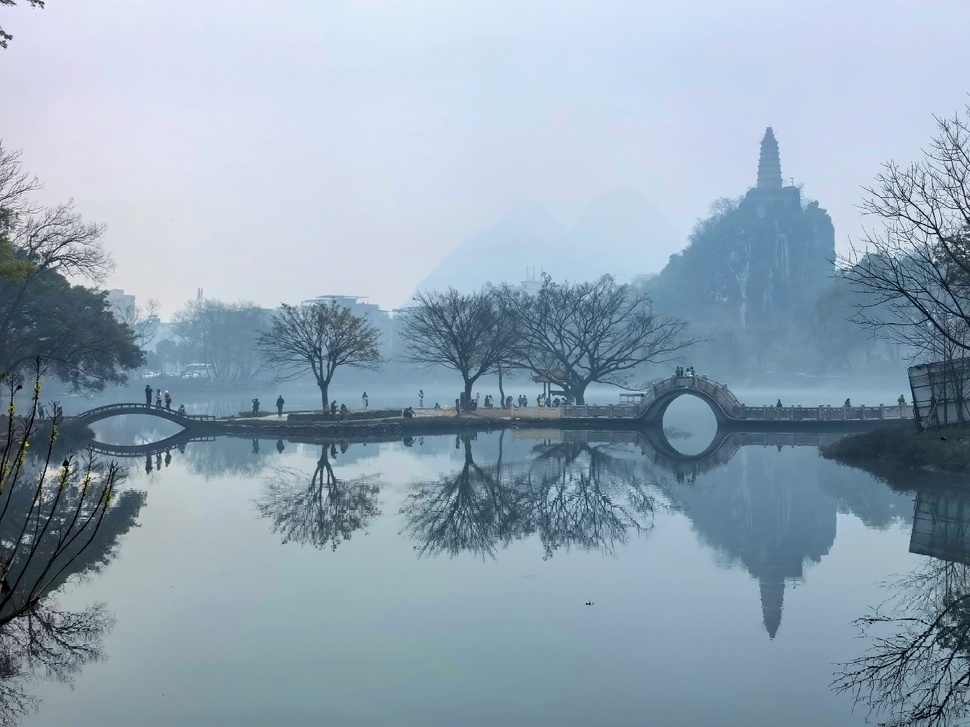
//> input picture assets/桂林.jpg, 970 x 727 px, shrunk from 1440 x 1080 before the run
$ ./judge_image_blurriness   (built with g++ and OpenCV 4)
//> lines starting //> are read from the running program, lines starting //| are printed output that depends on the picture
/*
judge whether image is blurry and how blurry it is

| Method                    | Advantages          | Limitations                          |
| ------------------------- | ------------------- | ------------------------------------ |
| Variance of Laplacian     | Simple, effective   | Sensitive to noise, threshold tuning |
| Tenengrad                 | Sensitive to edges  | May misjudge low-texture images      |
| Frequency Domain Analysis | Theoretical clarity | Computationally heavy                |
| Deep Learning-based       | Adaptable, precise  | Requires dataset & training          |
*/


#include <opencv2/opencv.hpp>
#include <iostream>

// Compute high-frequency energy ratio
double computeBlurFFT(const cv::Mat &gray, double radiusRatio = 0.1)
{
  // radiusRatio = 0.1 means we exclude the innermost 10% (i.e., the low frequencies) when summing "high frequency" energy.
  // Convert to float
  cv::Mat floatImg;
  gray.convertTo(floatImg, CV_32F);

  // Expand to complex matrix
  cv::Mat planes[] = {floatImg, cv::Mat::zeros(gray.size(), CV_32F)};
  cv::Mat complexImg;
  cv::merge(planes, 2, complexImg);

  // Perform DFT
  cv::dft(complexImg, complexImg);

  // Compute magnitude
  cv::split(complexImg, planes);
  cv::magnitude(planes[0], planes[1], planes[0]);
  cv::Mat mag = planes[0];

  // Shift zero-frequency to center
  int cx = mag.cols / 2;
  int cy = mag.rows / 2;
  cv::Mat q0(mag, cv::Rect(0, 0, cx, cy));
  cv::Mat q1(mag, cv::Rect(cx, 0, cx, cy));
  cv::Mat q2(mag, cv::Rect(0, cy, cx, cy));
  cv::Mat q3(mag, cv::Rect(cx, cy, cx, cy));
  cv::Mat tmp;
  q0.copyTo(tmp);
  q3.copyTo(q0);
  tmp.copyTo(q3);
  q1.copyTo(tmp);
  q2.copyTo(q1);
  tmp.copyTo(q2);

  // Compute high-frequency energy ratio
  double totalEnergy = 0.0, highFreqEnergy = 0.0;
  int rows = mag.rows, cols = mag.cols;
  double r_max = radiusRatio * std::sqrt(rows * rows + cols * cols) / 2.0;

  for (int y = 0; y < rows; ++y)
  {
    float *row = mag.ptr<float>(y);
    for (int x = 0; x < cols; ++x)
    {
      double dx   = x - cols / 2;
      double dy   = y - rows / 2;
      double dist = std::sqrt(dx * dx + dy * dy);
      double val  = row[x];
      totalEnergy += val;
      if (dist > r_max)
      {
        highFreqEnergy += val;
      }
    }
  }

  return highFreqEnergy / totalEnergy;
}

int main()
{
  cv::Mat img = cv::imread("../../assets/桂林.jpg", cv::IMREAD_GRAYSCALE);
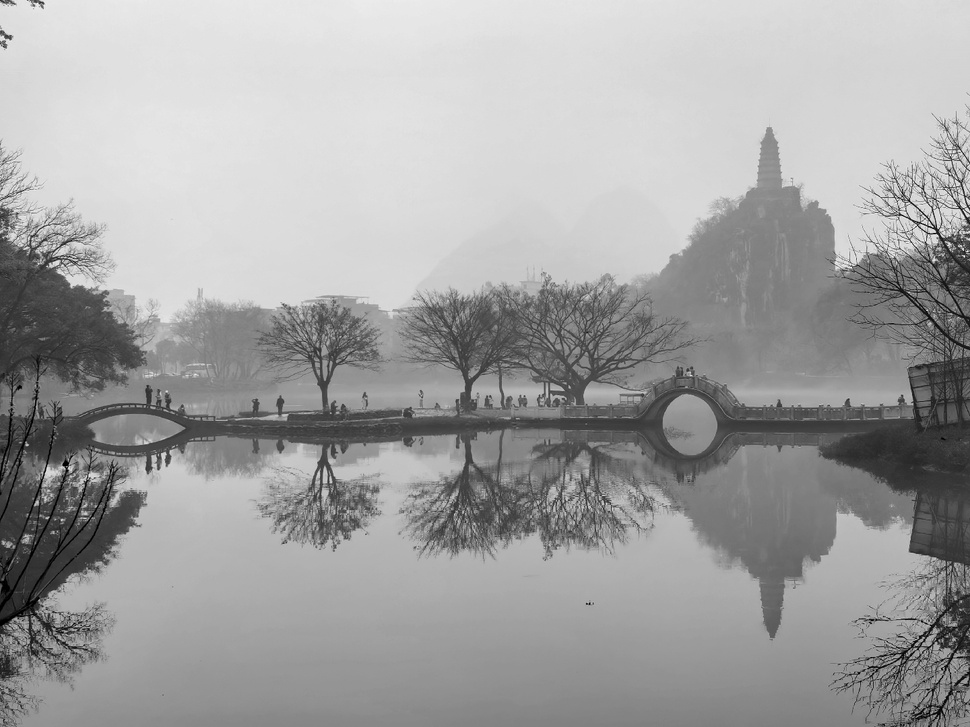
//> img: 727 rows x 970 cols, CV_8UC1; min 0, max 255, mean 161.6
  if (img.empty())
  {
    std::cerr << "Image not found\n";
    return -1;
  }

  // Variance of Laplacian
  {
    cv::Mat lap;
    cv::Laplacian(img, lap, CV_64F);
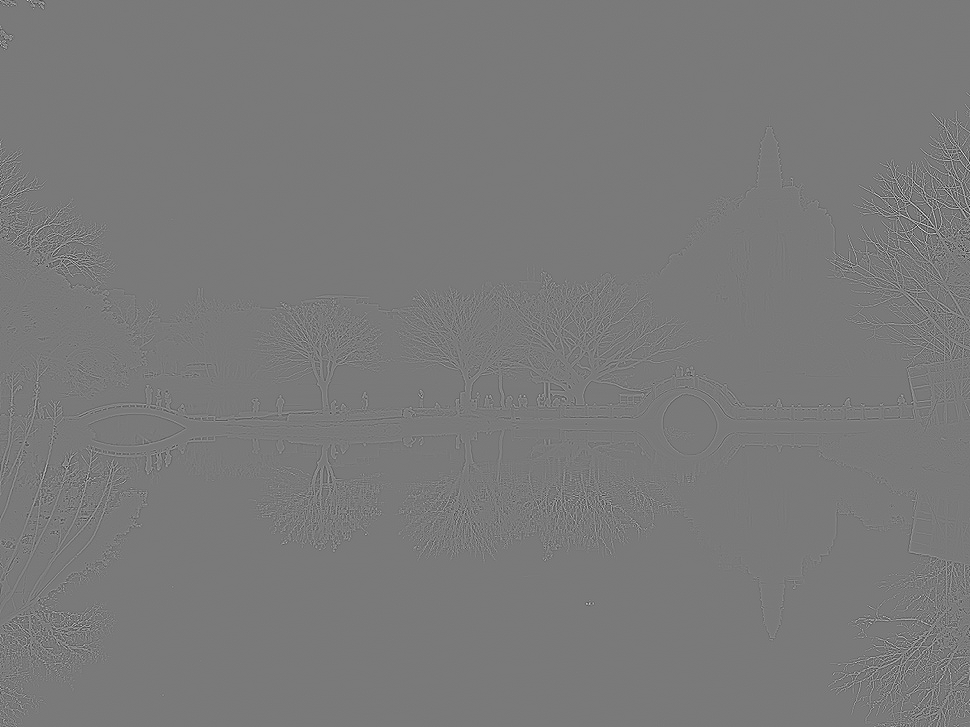
//> lap: 727 rows x 970 cols, CV_64FC1; min -519, max 564, mean 0; drawn with min black and max white
    cv::Scalar mu, sigma;
    cv::meanStdDev(lap, mu, sigma);
//> mu = Scalar(0.00126); sigma = Scalar(35.19)
    double variance = sigma.val[0] * sigma.val[0];
//> variance = 1238.5

    std::cout << "Variance of Laplacian: " << variance << std::endl;
//| Variance of Laplacian: 1238.45

    double threshold = 100.0; // Example value, tune for your camera
    if (variance < threshold)
    {
      std::cout << "Image is blurry\n";
    }
    else
    {
      std::cout << "Image is sharp\n";
    }
  }

  // Frequency domain analysis
  {
    double blurScore = computeBlurFFT(img);
//> in computeBlurFFT, `cv::Mat planes[] = {floatImg, cv::Mat::zeros(gray.size(), CV_32F)};`: planes[1]: 727 rows x 970 cols, CV_32FC1; every value is 0
//> in computeBlurFFT, `cv::Mat q3(mag, cv::Rect(cx, cy, cx, cy));`:
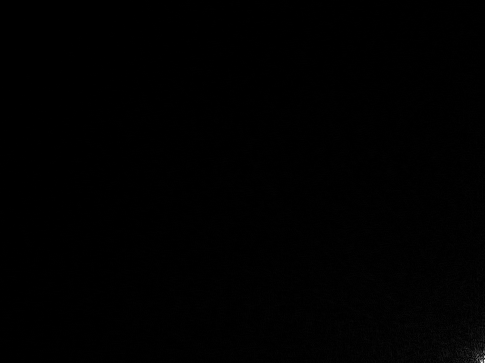
//> q3: 363 rows x 485 cols, CV_32FC1; min 20.42, max 1975028.8, mean 9494.9; drawn with min black and max white
//> the loop in computeBlurFFT, `for (int y = 0; y < rows; ++y)` made 727 passes
//> (totalEnergy, highFreqEnergy) on passes 1 to 3: (4104068.4, 4104068.4), (8208136.8, 8208136.8), (12371351.8, 12371351.8)
//> after the loop in computeBlurFFT, `for (int y = 0; y < rows; ++y)`: totalEnergy = 7.13e+09; highFreqEnergy = 5.98e+09
//> blurScore = 0.838
    std::cout << "High-frequency ratio: " << blurScore << std::endl;
//| High-frequency ratio: 0.838126

    double threshold = 0.05; // depends on your image size and dataset
    if (blurScore < threshold)
    {
      std::cout << "Image is blurry.\n";
    }
    else
    {
      std::cout << "Image is sharp.\n";
    }
  }


  return 0;
}

$ run again, with assets/sky.jpg copied over assets/桂林.jpg
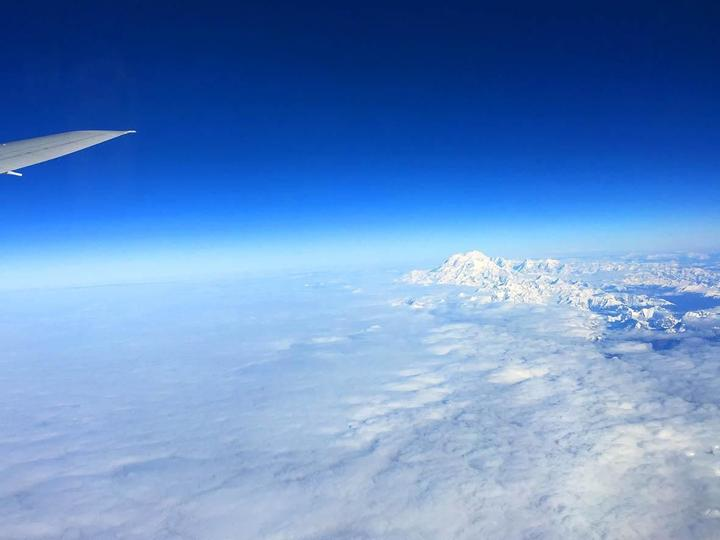
//> input picture assets/sky.jpg, 720 x 540 px
//> `cv::Mat img = cv::imread("../../assets/桂林.jpg", cv::IMREAD_GRAYSCALE);`:
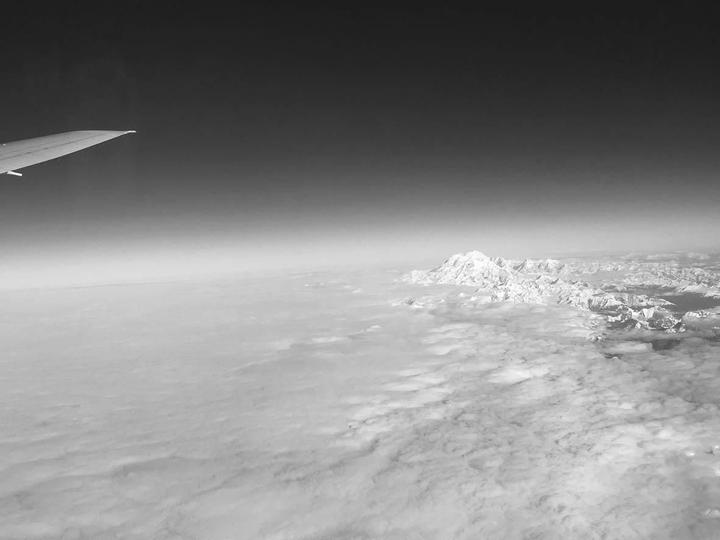
//> img: 540 rows x 720 cols, CV_8UC1; min 27, max 255, mean 135.1
//> `cv::Laplacian(img, lap, CV_64F);`:
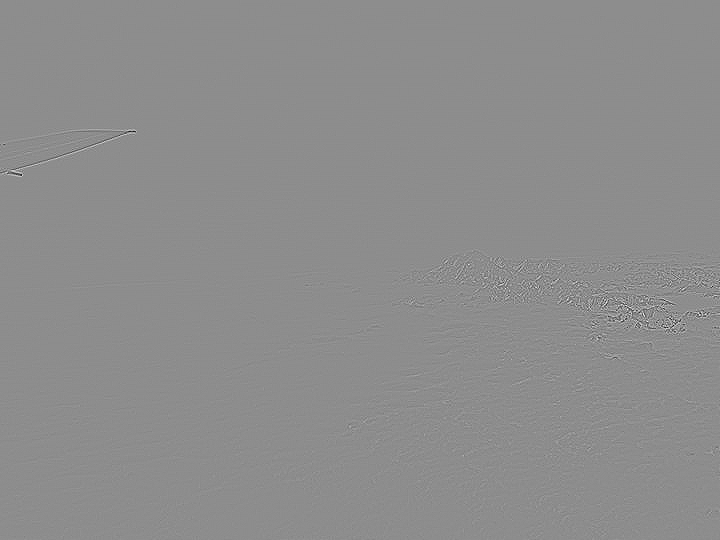
//> lap: 540 rows x 720 cols, CV_64FC1; min -319, max 257, mean 0; drawn with min black and max white
//> mu = Scalar(0.000926); sigma = Scalar(11.14)
//> variance = 124.2
//| Variance of Laplacian: 124.21
//> the loop in computeBlurFFT, `for (int y = 0; y < rows; ++y)` made 540 passes
//> (totalEnergy, highFreqEnergy) on passes 1 to 3: (716676.4, 716676.4), (1453165.1, 1453165.1), (2173965.9, 2173965.9)
//> after the loop in computeBlurFFT, `for (int y = 0; y < rows; ++y)`: totalEnergy = 1.28e+09; highFreqEnergy = 912321191.2
//> blurScore = 0.712
//| High-frequency ratio: 0.712151

$ run again, with assets/1.pgm saved as assets/桂林.jpg
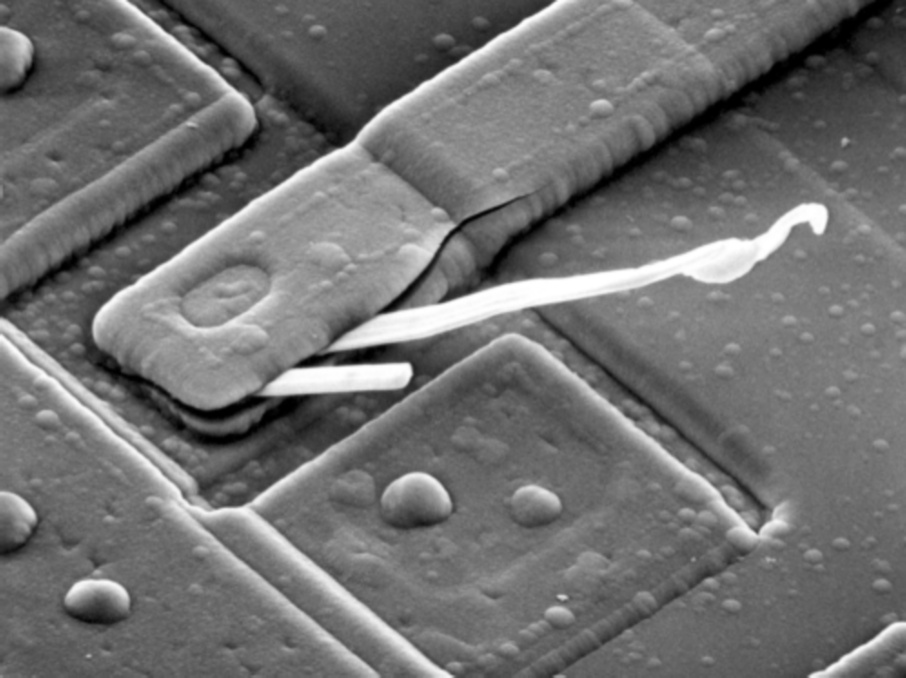
//> input picture assets/1.pgm, 906 x 678 px
//> img is the input picture: 678 rows x 906 cols, CV_8UC1; min 0, max 255, mean 112.6
//> `cv::Laplacian(img, lap, CV_64F);`:
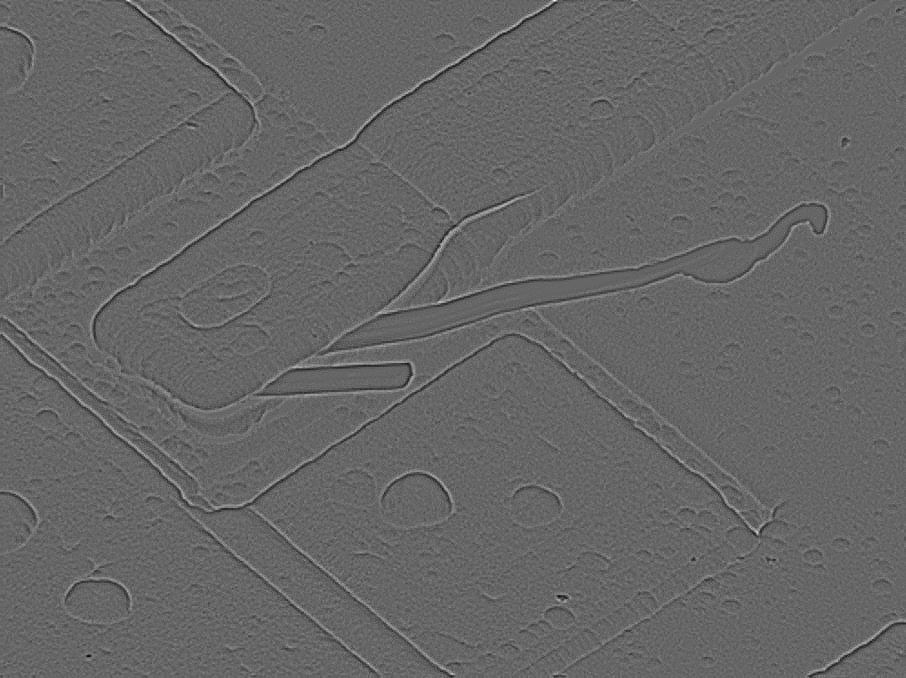
//> lap: 678 rows x 906 cols, CV_64FC1; min -50, max 74, mean 0; drawn with min black and max white
//> mu = Scalar(-0.000457); sigma = Scalar(5.09)
//> variance = 25.94
//| Variance of Laplacian: 25.9443
//> the loop in computeBlurFFT, `for (int y = 0; y < rows; ++y)` made 678 passes
//> (totalEnergy, highFreqEnergy) on passes 1 to 3: (400275.4, 400275.4), (802709.9, 802709.9), (1205038, 1205038)
//> after the loop in computeBlurFFT, `for (int y = 0; y < rows; ++y)`: totalEnergy = 2.62e+09; highFreqEnergy = 1.25e+09
//> blurScore = 0.478
//| High-frequency ratio: 0.477577

$ run again, with assets/2.pgm saved as assets/桂林.jpg
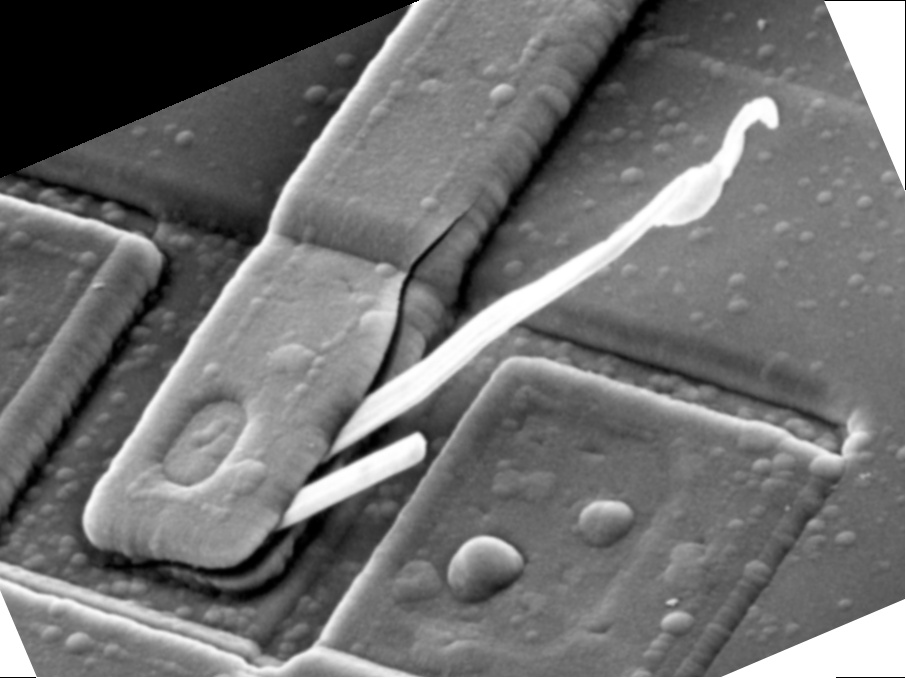
//> input picture assets/2.pgm, 906 x 678 px
//> img is the input picture: 678 rows x 906 cols, CV_8UC1; min 0, max 255, mean 112.1
//> `cv::Laplacian(img, lap, CV_64F);`:
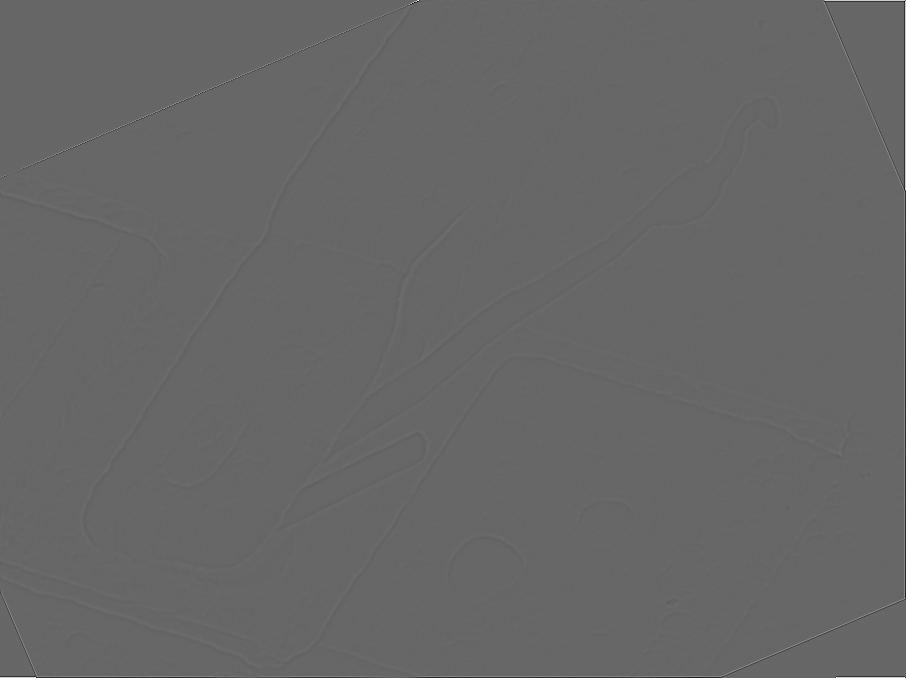
//> lap: 678 rows x 906 cols, CV_64FC1; min -519, max 766, mean -0.1; drawn with min black and max white
//> mu = Scalar(-0.0828); sigma = Scalar(20.85)
//> variance = 434.9
//| Variance of Laplacian: 434.904
//> the loop in computeBlurFFT, `for (int y = 0; y < rows; ++y)` made 678 passes
//> (totalEnergy, highFreqEnergy) on passes 1 to 3: (1164115.3, 1164115.3), (2399301.3, 2399301.3), (3653473.6, 3653473.6)
//> after the loop in computeBlurFFT, `for (int y = 0; y < rows; ++y)`: totalEnergy = 3.54e+09; highFreqEnergy = 1.91e+09
//> blurScore = 0.539
//| High-frequency ratio: 0.539443
